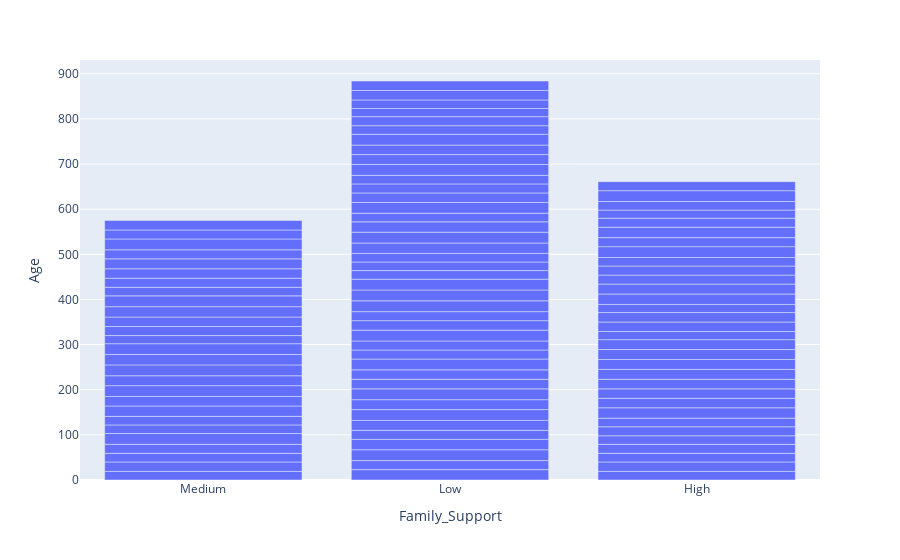

The notebook cell this image was saved under:
### Markdown cell above
**The students that stress more on their academics have an overall higher GPA in comparison to the students who stress more about their financial state, their family, or their emotions. WHEN ACADEMIC IS THEIR MAIN FOCUS, THEY PREFORM BETTER**

### Code cell
fig=px.bar(DF_model1,x='Family_Support',y='Age')
fig.show()

### Figure 1 — Plotly figure (JSON) as saved in the notebook; plotly's stock layout.template omitted (floating-point values rounded to 4 significant figures)
{"data": [{"alignmentgroup": "True", "hovertemplate": "Family_Support=%{x}<br>Age=%{y}<extra></extra>", "legendgroup": "", "marker": {"color": "#636efa", "pattern": {"shape": ""}}, "name": "", "offsetgroup": "", "orientation": "v", "showlegend": false, "textposition": "auto", "type": "bar", "x": ["Medium", "Low", "High", "Medium", "Low", "Medium", "High", "Low", "Medium", "Low", "High", "Low", "Low", "High", "Low", "Medium", "High", "High", "Low", "Low", "Medium", "High", "High", "Low", "Low", "Medium", "Low", "High", "High", "Medium", "High", "Low", "High", "Medium", "High", "Medium", "High", "Low", "Medium", "Low", "Low", "Low", "High", "Low", "Low", "Medium", "High", "Medium", "Medium", "High", "Low", "Low", "Low", "High", "Low", "Low", "Medium", "High", "Low", "Medium", "Low", "Low", "Medium", "Low", "Medium", "High", "High", "High", "Medium", "Low", "Medium", "Low", "Medium", "Low", "High", "Medium", "Medium", "Low", "Medium", "Low", "High", "Medium", "High", "Low", "High", "Medium", "High", "Low", "High", "Low", "Low", "Low", "Medium", "High", "High", "High", "High", "Low", "Low", "Low"], "xaxis": "x", "y": [19, 23, 19, 21, 20, 19, 21, 24, 20, 23, 19, 20, 22, 20, 24, 24, 19, 20, 22, 24, 19, 19, 23, 21, 21, 19, 24, 21, 21, 23, 21, 20, 22, 21, 22, 24, 22, 20, 22, 24, 21, 20, 22, 24, 24, 24, 18, 23, 24, 21, 24, 19, 19, 21, 19, 23, 18, 18, 24, 20, 23, 19, 21, 24, 23, 23, 22, 20, 24, 21, 19, 20, 20, 19, 20, 21, 22, 24, 20, 22, 19, 24, 24, 21, 20, 20, 23, 24, 20, 19, 20, 18, 21, 18, 19, 24, 20, 19, 21, 21], "yaxis": "y"}], "layout": {"autosize": true, "barmode": "relative", "legend": {"tracegroupgap": 0}, "margin": {"t": 60}, "xaxis": {"anchor": "y", "autorange": true, "domain": [0, 1], "range": [-0.5, 2.5], "title": {"text": "Family_Support"}, "type": "category"}, "yaxis": {"anchor": "x", "autorange": true, "domain": [0, 1], "range": [0, 930.5], "title": {"text": "Age"}, "type": "linear"}}}
